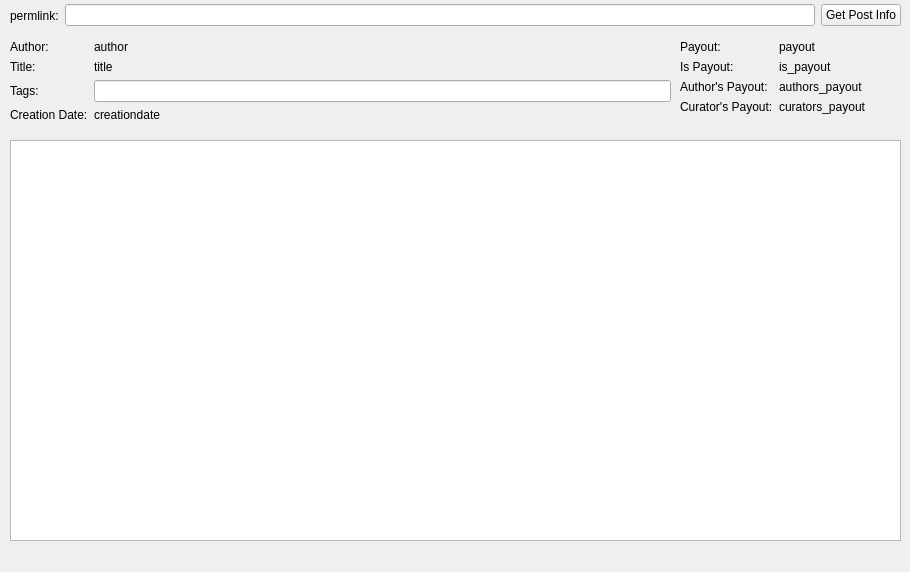
<?xml version="1.0" encoding="UTF-8"?>
<ui version="4.0">
 <class>MainWindow</class>
 <widget class="QMainWindow" name="MainWindow">
  <property name="geometry">
   <rect>
    <x>0</x>
    <y>0</y>
    <width>910</width>
    <height>572</height>
   </rect>
  </property>
  <property name="sizePolicy">
   <sizepolicy hsizetype="Minimum" vsizetype="Minimum">
    <horstretch>0</horstretch>
    <verstretch>0</verstretch>
   </sizepolicy>
  </property>
  <property name="minimumSize">
   <size>
    <width>910</width>
    <height>565</height>
   </size>
  </property>
  <property name="maximumSize">
   <size>
    <width>3000</width>
    <height>3000</height>
   </size>
  </property>
  <property name="windowTitle">
   <string>Hive Post Content</string>
  </property>
  <widget class="QWidget" name="centralwidget">
   <property name="sizePolicy">
    <sizepolicy hsizetype="Expanding" vsizetype="Expanding">
     <horstretch>0</horstretch>
     <verstretch>0</verstretch>
    </sizepolicy>
   </property>
   <widget class="QWidget" name="horizontalLayoutWidget">
    <property name="geometry">
     <rect>
      <x>10</x>
      <y>0</y>
      <width>891</width>
      <height>31</height>
     </rect>
    </property>
    <layout class="QHBoxLayout" name="horizontalLayout">
     <item>
      <widget class="QLabel" name="PermlinkLabel">
       <property name="text">
        <string>permlink:</string>
       </property>
      </widget>
     </item>
     <item>
      <widget class="QLineEdit" name="TextBoxPermlink"/>
     </item>
     <item>
      <widget class="QPushButton" name="GetPostInfoButton">
       <property name="text">
        <string>Get Post Info</string>
       </property>
      </widget>
     </item>
    </layout>
   </widget>
   <widget class="QWidget" name="formLayoutWidget">
    <property name="geometry">
     <rect>
      <x>10</x>
      <y>40</y>
      <width>661</width>
      <height>119</height>
     </rect>
    </property>
    <layout class="QFormLayout" name="formLayout">
     <item row="0" column="0">
      <widget class="QLabel" name="label">
       <property name="text">
        <string>Author:</string>
       </property>
      </widget>
     </item>
     <item row="0" column="1">
      <widget class="QLabel" name="author">
       <property name="text">
        <string>author</string>
       </property>
      </widget>
     </item>
     <item row="1" column="0">
      <widget class="QLabel" name="label_3">
       <property name="text">
        <string>Title:</string>
       </property>
      </widget>
     </item>
     <item row="1" column="1">
      <widget class="QLabel" name="title">
       <property name="text">
        <string>title</string>
       </property>
      </widget>
     </item>
     <item row="2" column="0">
      <widget class="QLabel" name="label_5">
       <property name="text">
        <string>Tags:</string>
       </property>
      </widget>
     </item>
     <item row="3" column="0">
      <widget class="QLabel" name="label_7">
       <property name="text">
        <string>Creation Date:</string>
       </property>
      </widget>
     </item>
     <item row="3" column="1">
      <widget class="QLabel" name="creationdate">
       <property name="text">
        <string>creationdate</string>
       </property>
      </widget>
     </item>
     <item row="2" column="1">
      <widget class="QLineEdit" name="tags"/>
     </item>
    </layout>
   </widget>
   <widget class="QWidget" name="formLayoutWidget_2">
    <property name="geometry">
     <rect>
      <x>680</x>
      <y>40</y>
      <width>221</width>
      <height>91</height>
     </rect>
    </property>
    <layout class="QFormLayout" name="formLayout_2">
     <item row="0" column="0">
      <widget class="QLabel" name="label_9">
       <property name="text">
        <string>Payout:</string>
       </property>
      </widget>
     </item>
     <item row="0" column="1">
      <widget class="QLabel" name="payput">
       <property name="text">
        <string>payout</string>
       </property>
      </widget>
     </item>
     <item row="1" column="0">
      <widget class="QLabel" name="label_11">
       <property name="text">
        <string>Is Payout:</string>
       </property>
      </widget>
     </item>
     <item row="1" column="1">
      <widget class="QLabel" name="is_payput">
       <property name="text">
        <string>is_payout</string>
       </property>
      </widget>
     </item>
     <item row="2" column="0">
      <widget class="QLabel" name="label_13">
       <property name="text">
        <string>Author's Payout:</string>
       </property>
      </widget>
     </item>
     <item row="2" column="1">
      <widget class="QLabel" name="authors_payout">
       <property name="text">
        <string>authors_payout</string>
       </property>
      </widget>
     </item>
     <item row="3" column="0">
      <widget class="QLabel" name="label_15">
       <property name="text">
        <string>Curator's Payout:</string>
       </property>
      </widget>
     </item>
     <item row="3" column="1">
      <widget class="QLabel" name="curators_payout">
       <property name="text">
        <string>curators_payout</string>
       </property>
      </widget>
     </item>
    </layout>
   </widget>
   <widget class="QWidget" name="gridLayoutWidget">
    <property name="geometry">
     <rect>
      <x>10</x>
      <y>140</y>
      <width>891</width>
      <height>401</height>
     </rect>
    </property>
    <layout class="QGridLayout" name="gridLayout">
     <item row="0" column="0">
      <widget class="QTextEdit" name="body"/>
     </item>
    </layout>
   </widget>
  </widget>
  <widget class="QMenuBar" name="menubar">
   <property name="geometry">
    <rect>
     <x>0</x>
     <y>0</y>
     <width>910</width>
     <height>22</height>
    </rect>
   </property>
  </widget>
 </widget>
 <resources/>
 <connections/>
</ui>
